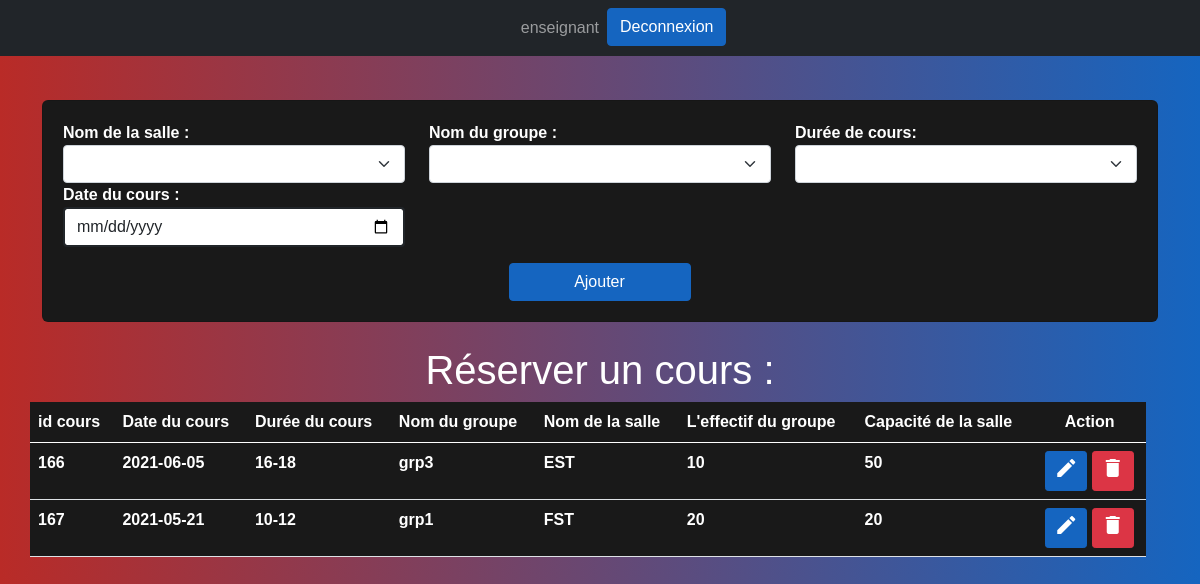
The app's page /Brief5_GESTION_EMPLOI_DU_TEMPS/enseignant (signed in) with its own data.
### tables this page shows
CREATE TABLE IF NOT EXISTS `cour` (
  `IdC` int(11) NOT NULL AUTO_INCREMENT,
  `IdS` int(11) NOT NULL,
  `IdG` int(11) NOT NULL,
  `IdE` int(11) NOT NULL,
  `DateC` date NOT NULL,
  `DureC` varchar(11) NOT NULL,
  PRIMARY KEY (`IdC`),
  KEY `FKs` (`IdS`),
  KEY `FKG` (`IdG`),
  KEY `FKE` (`IdE`)
);

CREATE TABLE IF NOT EXISTS `groupe` (
  `IdG` int(11) NOT NULL AUTO_INCREMENT,
  `LibelleG` varchar(20) NOT NULL,
  `effectifG` int(11) NOT NULL,
  PRIMARY KEY (`IdG`)
);

CREATE TABLE IF NOT EXISTS `salle` (
  `IdS` int(11) NOT NULL AUTO_INCREMENT,
  `LibelleS` varchar(20) NOT NULL,
  `CapasiterS` int(11) NOT NULL,
  PRIMARY KEY (`IdS`)
);

### Brief5_GESTION_EMPLOI_DU_TEMPS/models/Groupe.php (called while the page is built, shortened)
<?php
class Groupe {
   public function read(){
    $con=new Connexion();
    $conn2=$con->con;
    $query="SELECT * FROM `groupe`";
    $result = $conn2->prepare($query);
    $result->execute();
    return $result->fetchAll(PDO::FETCH_ASSOC);
}
}
?>

### Brief5_GESTION_EMPLOI_DU_TEMPS/models/Salle.php (called while the page is built, shortened)
<?php
class Salle {
     public function read(){
        $con=new Connexion();
        $conn2=$con->con;
        $query="SELECT * FROM salle";
        $result = $conn2->prepare($query);
        $result->execute();
        return $result->fetchAll(PDO::FETCH_ASSOC);
    }
}
?>

### Brief5_GESTION_EMPLOI_DU_TEMPS/models/Enseignant.php (called while the page is built, shortened)
<?php
class Enseignant
{
public function SelectCours($idE){
    $con=new Connexion();
    $conn2=$con->con;
    $this->id=$idE;
    $query="SELECT cour.IdC,cour.DateC,cour.DureC,groupe.LibelleG,salle.LibelleS,salle.CapasiterS,groupe.effectifG FROM cour,groupe,salle,enseignant WHERE cour.IdS=salle.IdS AND cour.IdG=groupe.IdG AND cour.IdE=enseignant.IdE AND enseignant.IdE=".$this->id."";
    $result = $conn2->prepare($query);
    $result->execute();
    return $result->fetchAll(PDO::FETCH_ASSOC);
}
}

### Brief5_GESTION_EMPLOI_DU_TEMPS/views/enseignant.php (the view, shortened to what this page needs)
<!DOCTYPE html>
<html lang="en">
<head>
  <link rel="stylesheet" href="https://maxcdn.bootstrapcdn.com/font-awesome/latest/css/font-awesome.min.css">
<link href="https://cdn.jsdelivr.net/npm/bootstrap@5.0.0-beta3/dist/css/bootstrap.min.css" rel="stylesheet">
<link rel="stylesheet" href="http://localhost/Brief5_GESTION_EMPLOI_DU_TEMPS/views/css/enseignant.css">
</head>
<body>
   <nav class="navbar navbar-expand-lg navbar-dark bg-dark">
    <div class="container-fluid">
     <div class="collapse navbar-collapse" id="navbarSupportedContent">
      <ul class="navbar-nav col-md-8 mx-auto justify-content-center">
        <li class="nav-item">
            <a class="nav-link" style="float:left"><?php echo $_SESSION['enseignant'][0]['NomE'] ?></a>
            <a class="btn btn-primary " href="http://localhost/Brief5_GESTION_EMPLOI_DU_TEMPS/Login/deconnect">Deconnexion</a>
        </li>
      </div>
    </div>
</nav>
<div class="container mt-100">
        <div class="card">
           <form action="http://localhost/Brief5_GESTION_EMPLOI_DU_TEMPS/enseignant/reservation" method="POST" id="form">
               <div class="row">
                <div class="col-md-4">
                    <label>Nom de la salle :</label>
                    <select class="form-select input" name="salle" required>
                    <option></option>
                    <?php foreach($result as $row){ ?>
                          <option value="<?php  echo $row['IdS']?>"><?php echo $row['LibelleS']?></option>
                                <?php
                                  } ?>
                    </select>
                </div>
                <div class="col-md-4">
                    <label>Nom du groupe :</label>
                    <select class="form-select input" name="groupe" required>
                    <option></option>
                    <?php foreach($result1 as $row){ ?>
                          <option value="<?php  echo $row['IdG']?>"><?php echo $row['LibelleG']?></option>
                                <?php
                                  } ?>
                    </select>
                </div>
            <div class="col-md-4">
                <label>Durée de cours:</label>
                <select class="form-select input" name="dure" required >
                    <option ></option>
                    <option value="8-10">8-10</option>
                </select>
            </div>
                  <div class="col-md-4">
                    <label>Date du cours :</label>
                    <input type="date" class="form-control" id="date" name="date"  required>
                </div>
                <div class="col-md-2">
                    <button  class="btn btn-primary btn2" name="add"> Ajouter </button>
                </div>
               </div>
            </form>
        </div>
</div>
<div class="container mt-4">
        <h1 class="text-center ">Réserver un cours :</h1>
        <div class="row col-md-12 col-md-offset-2 custyle">
<table class="table">
    <thead>
        <tr >
                <th >id cours</th>
                <th>Date du cours</th>
                <th>Durée du cours</th>
                <th>Nom du groupe</th>
                <th>Nom de la salle </th>
                <th>L'effectif du groupe </th>
                <th>Capacité de la salle </th>
               <th class="text-center" style="display:flex-box">Action</th>
        </tr>
    </thead>
    <tbody>
        <?php
        $i=0;
        foreach($cours as $row){
        ?>
                <tr>
            <form action="http://localhost/Brief5_GESTION_EMPLOI_DU_TEMPS/enseignant/UpdateReservation"  method="post">
                <td>
                    <label id="<?php echo 'idCours'.$i?>"><?php echo $row['IdC']?></label>
                </td>
                <td>
                    <label id="<?php echo 'idDate'.$i?>"><?php echo $row['DateC']?></label>
                </td>
                <td>
                    <label id="<?php echo 'idDure'.$i?>"><?php echo $row['DureC']?></label>
                </td>
                <td>
                    <label id="<?php echo 'idLibelleG'.$i?>"><?php echo $row['LibelleG']?></label>
                </td>
                    <td>
                    <label id="<?php echo 'idLibelleS'.$i?>"><?php echo $row['LibelleS']?></label>
                    </td>
                    <td>
                    <label><?php echo $row['effectifG']?></label>
                    </td>
                    <td>
                    <label><?php echo $row['CapasiterS']?></label>
                    </td>
                    <td class="text-center">
                    <a class="btn btn-primary btn-sm"  id="<?php echo 'idbtnModifier'.$i?>"onclick="modifier(<?php echo $i ?>)" style="display:inline-block;"  ><i class="material-icons">edit</i></a>
             </form>
                <form id="<?php echo 'form2'.$i?>"   style="display:inline-block;" action="http://localhost/Brief5_GESTION_EMPLOI_DU_TEMPS/enseignant/deleteCours" method="post" >
                    <button  class="btn btn-danger btn-sm" name="delete" > <i class="material-icons">delete</i></button>
                </form>
                </tr>
                <?php $i++;}?>
    </tbody>
   </table>
        </div>
    </div>
</body>
</html>

### Brief5_GESTION_EMPLOI_DU_TEMPS/views/css/enseignant.css (style rules this page uses)
body { height: 100%; display: -ms-grid; display: grid; background: -webkit-gradient(linear, left top, right top, from(#b92b27), to(#1565c0)); background: linear-gradient(to right, #b92b27, #1565c0); font-family: sans-serif; }
body .nav-item { margin-left: 5%; }
body h1 { color: white; }
body .mt-100 { margin-top: 100px; }
body .card { position: relative; display: -webkit-box; display: -ms-flexbox; display: flex; -webkit-box-orient: vertical; -webkit-box-direction: normal; -ms-flex-direction: column; flex-direction: column; min-width: 0; padding: 20px; background-color: #191919; background-clip: border-box; border-radius: 6px; }
body .btn-primary { background-color: #1565c0; border-color: #1565c0; }
body label { font-weight: 800; color: white; }
body .text-center { color: white; }
body tr, body td { color: white; }
body .btn2 { margin-top: 50%; margin-left: 50%; width: 182px; }
body .table { background-color: #191919; }
body .form-control { border-color: #1565c0; border: 2px solid; }
body .card { margin-top: -5%; }

### records on screen
cour: IdC "166", DateC "2021-06-05", DureC "16-18", IdG.LibelleG "grp3", IdS.LibelleS "EST", IdG.effectifG "10", IdS.CapasiterS "50"
cour: IdC "167", DateC "2021-05-21", DureC "10-12", IdG.LibelleG "grp1", IdS.LibelleS "FST", IdG.effectifG "20", IdS.CapasiterS "20"

### other values on screen
$_SESSION['enseignant'][0]['NomE'] "enseignant"
